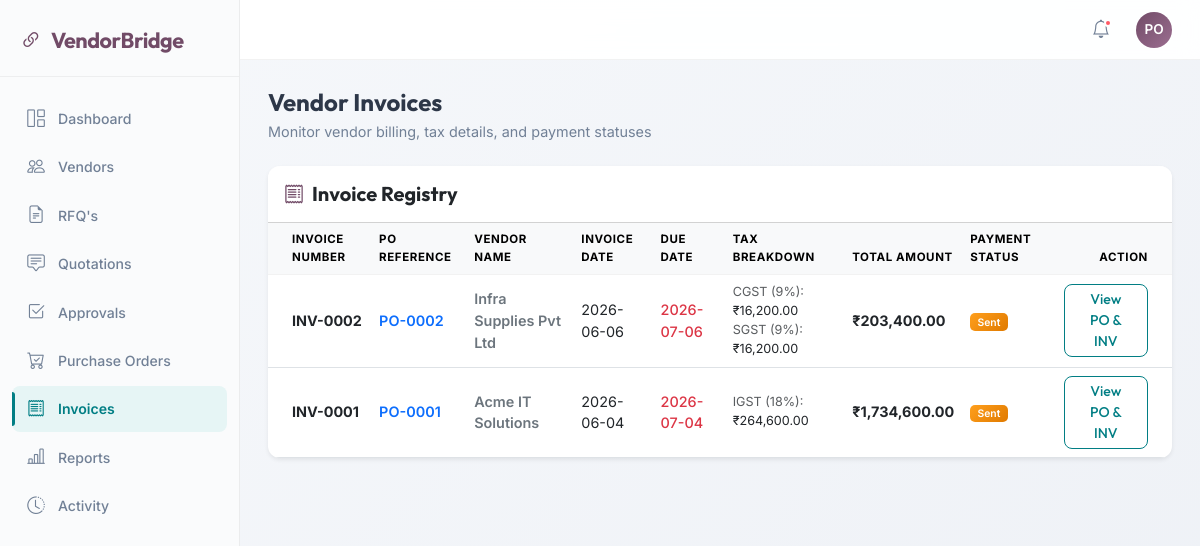
The page /invoices (signed in) on the database its author committed.
### models.py (models this page shows)
class Invoice(Base):
    __tablename__ = 'invoices'
    id = Column(Integer, primary_key=True, index=True)
    purchase_order_id = Column(Integer, ForeignKey('purchase_orders.id'))
    vendor_id = Column(Integer, ForeignKey('vendors.id'))
    amount_untaxed = Column(Float, default=0.0)
    gst_type = Column(String, default="cgst_sgst")  # cgst_sgst, igst
    cgst_amount = Column(Float, default=0.0)
    sgst_amount = Column(Float, default=0.0)
    igst_amount = Column(Float, default=0.0)
    tax_amount = Column(Float, default=0.0)
    amount_total = Column(Float, default=0.0)
    status = Column(String, default="draft")  # draft, sent, paid, cancelled
    invoice_date = Column(String, default=lambda: datetime.date.today().strftime("%Y-%m-%d"))
    due_date = Column(String)
    purchase_order = relationship("PurchaseOrder", back_populates="invoices")
    vendor = relationship("Vendor", back_populates="invoices")

class Vendor(Base):
    __tablename__ = 'vendors'
    id = Column(Integer, primary_key=True, index=True)
    company_name = Column(String, index=True)
    contact_name = Column(String)
    email = Column(String, unique=True, index=True)
    phone = Column(String)
    address = Column(String)
    gst_number = Column(String)
    state = Column(String, default="Maharashtra")  # Maharashtra or other (for CGST/SGST vs IGST split)
    rating = Column(Float, default=5.0)
    status = Column(String, default="pending")  # pending, approved, rejected, blocked
    bids = relationship("Bid", back_populates="vendor")
    purchase_orders = relationship("PurchaseOrder", back_populates="vendor")
    invoices = relationship("Invoice", back_populates="vendor")

### main.py (the view)
@app.get("/invoices", response_class=HTMLResponse)
async def invoices_page(request: Request, db: Session = Depends(get_db)):
    if not current_user_id:
        return RedirectResponse(url="/login", status_code=302)
    invoices = db.query(models.Invoice).order_by(models.Invoice.id.desc()).all()
    return templates.TemplateResponse(request, "invoices_list.html", {
        "active_page": "invoices",
        "invoices": invoices
    })

### templates/invoices_list.html (shortened to what this page needs)
{% extends "base.html" %}
{% block content %}
<div class="page-header mb-4">
    <h2>Vendor Invoices</h2>
    <p>Monitor vendor billing, tax details, and payment statuses</p>
</div>
<div class="card border-0 shadow-sm">
    <div class="card-header bg-white py-3">
        <h5 class="mb-0 text-dark fw-bold"><i class="bi bi-receipt me-2 text-primary" style="color: var(--primary-purple) !important;"></i>Invoice Registry</h5>
    </div>
    <div class="card-body p-0">
        <div class="table-responsive">
            <table class="table table-hover align-middle mb-0">
                <thead class="table-light">
                    <tr>
                        <th class="ps-4">Invoice Number</th>
                        <th>PO Reference</th>
                        <th>Vendor Name</th>
                        <th>Invoice Date</th>
                        <th>Due Date</th>
                        <th>Tax Breakdown</th>
                        <th>Total Amount</th>
                        <th>Payment Status</th>
                        <th class="text-end pe-4">Action</th>
                    </tr>
                </thead>
                <tbody>
                    {% if invoices %}
                        {% for invoice in invoices %}
                        <tr>
                            <td class="ps-4 fw-bold">INV-{{ "%04d"|format(invoice.id) }}</td>
                            <td>
                                <a href="/purchase-orders/{{ invoice.purchase_order_id }}" class="text-decoration-none fw-semibold">PO-{{ "%04d"|format(invoice.purchase_order_id) }}</a>
                            </td>
                            <td>
                                <div class="fw-semibold text-secondary">{{ invoice.vendor.company_name }}</div>
                            </td>
                            <td>{{ invoice.invoice_date }}</td>
                            <td class="text-danger fw-medium">{{ invoice.due_date }}</td>
                            <td class="small">
                                {% if invoice.gst_type == 'cgst_sgst' %}
                                    <span class="text-muted">CGST (9%):</span> ₹{{ "{:,.2f}".format(invoice.cgst_amount) }}<br>
                                    <span class="text-muted">SGST (9%):</span> ₹{{ "{:,.2f}".format(invoice.sgst_amount) }}
                                {% else %}
                                    <span class="text-muted">IGST (18%):</span> ₹{{ "{:,.2f}".format(invoice.igst_amount) }}
                                {% endif %}
                            </td>
                            <td class="fw-bold text-dark">₹{{ "{:,.2f}".format(invoice.amount_total) }}</td>
                            <td>
                                <span class="badge {% if invoice.status == 'paid' %}bg-success{% elif invoice.status == 'sent' %}bg-warning{% else %}bg-secondary{% endif %}">
                                    {{ invoice.status | title }}
                                </span>
                            </td>
                            <td class="text-end pe-4">
                                <a href="/purchase-orders/{{ invoice.purchase_order_id }}" class="btn btn-sm btn-outline-primary py-1 px-3">
                                    View PO & INV
                                </a>
                            </td>
                        </tr>
                        {% endfor %}
                    {% endif %}
                </tbody>
            </table>
        </div>
    </div>
</div>
{% endblock %}

### templates/base.html (style rules this page uses)
:root { --primary-purple: #714B67; --primary-purple-hover: #5c3e55; --primary-purple-light: #f3eaf0; --secondary-teal: #017e84; --secondary-teal-hover: #015e62; --secondary-teal-light: #e6f5f5; --bg-gradient: linear-gradient(135deg, #f6f8fb 0%, #eef1f6 100%); --sidebar-bg: #fafbfc; --glass-bg: rgba(255, 255, 255, 0.92); --glass-border: rgba(255, 255, 255, 0.6); --text-dark: #2d3748; --text-muted: #718096; --text-light: #a0aec0; --shadow-xs: 0 1px 2px rgba(0, 0, 0, 0.03); --shadow-sm: 0 2px 4px rgba(0, 0, 0, 0.02); --shadow-md: 0 10px 25px rgba(31, 38, 135, 0.04); --shadow-lg: 0 15px 35px rgba(31, 38, 135, 0.08); --radius-sm: 8px; --radius-md: 12px; --radius-lg: 16px; --sidebar-width: 240px; }
* { box-sizing: border-box; }
body { font-family: 'Inter', sans-serif; background: var(--bg-gradient); color: var(--text-dark); min-height: 100vh; margin: 0; display: flex; }
h1, h2, h3, h4, h5, h6 { font-family: 'Outfit', sans-serif; font-weight: 600; }
.btn { font-weight: 500; border-radius: var(--radius-sm); padding: 0.55rem 1.3rem; transition: all 0.3s cubic-bezier(0.16, 1, 0.3, 1); font-family: 'Outfit', sans-serif; font-size: 0.88rem; }
.btn-outline-primary { color: var(--secondary-teal); border-color: var(--secondary-teal); }
.card { border: 1px solid rgba(0,0,0,0.06); background: white; border-radius: var(--radius-md); box-shadow: var(--shadow-xs); transition: all 0.25s ease; overflow: hidden; }
.table { --bs-table-bg: transparent; margin-bottom: 0; font-size: 0.9rem; }
thead th { background-color: #f8f9fa !important; border-bottom: 2px solid rgba(0,0,0,0.05); text-transform: uppercase; font-size: 0.72rem; letter-spacing: 0.6px; color: var(--text-muted); font-weight: 700; padding: 12px 16px; }
tbody td { padding: 12px 16px; vertical-align: middle; }
.badge { padding: 0.35em 0.7em; font-size: 0.72em; font-weight: 600; border-radius: 5px; }
.bg-warning { background: linear-gradient(135deg, #ff9f1c, #e07a00) !important; color: white !important; }
.page-header { margin-bottom: 24px; }
.page-header h2 { font-size: 1.5rem; font-weight: 700; margin-bottom: 4px; }
.page-header p { color: var(--text-muted); font-size: 0.9rem; margin-bottom: 0; }

### rows shown on the page
Invoice: id "0002", purchase_order_id "0002", vendor.company_name "Infra Supplies Pvt Ltd", invoice_date "2026-06-06", due_date "2026-07-06", cgst_amount "16,200.00", sgst_amount "16,200.00", amount_total "203,400.00", status "Sent"
Invoice: id "0001", purchase_order_id "0001", vendor.company_name "Acme IT Solutions", invoice_date "2026-06-04", due_date "2026-07-04", igst_amount "264,600.00", amount_total "1,734,600.00", status "Sent"
